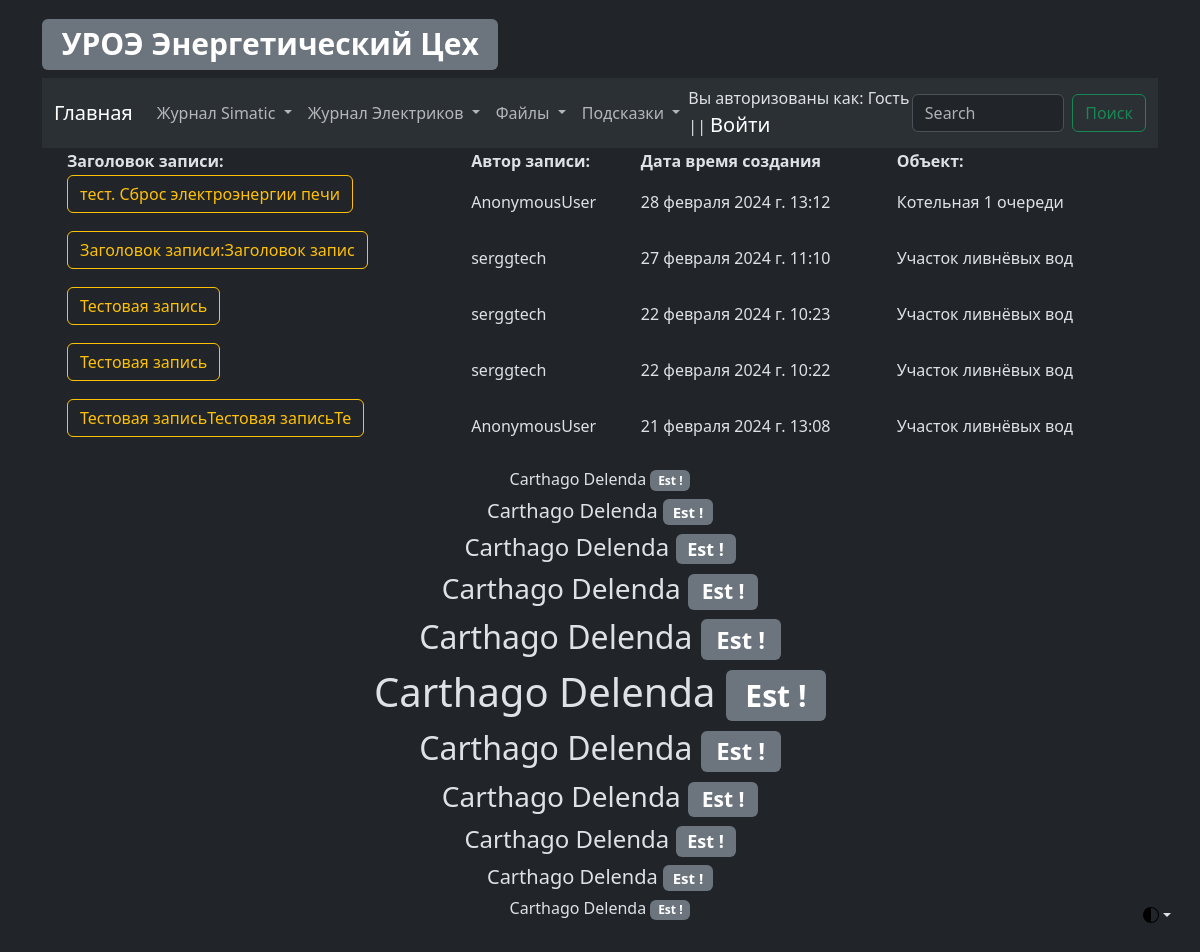
The page /as/as_log_view on the database as committed earlier.
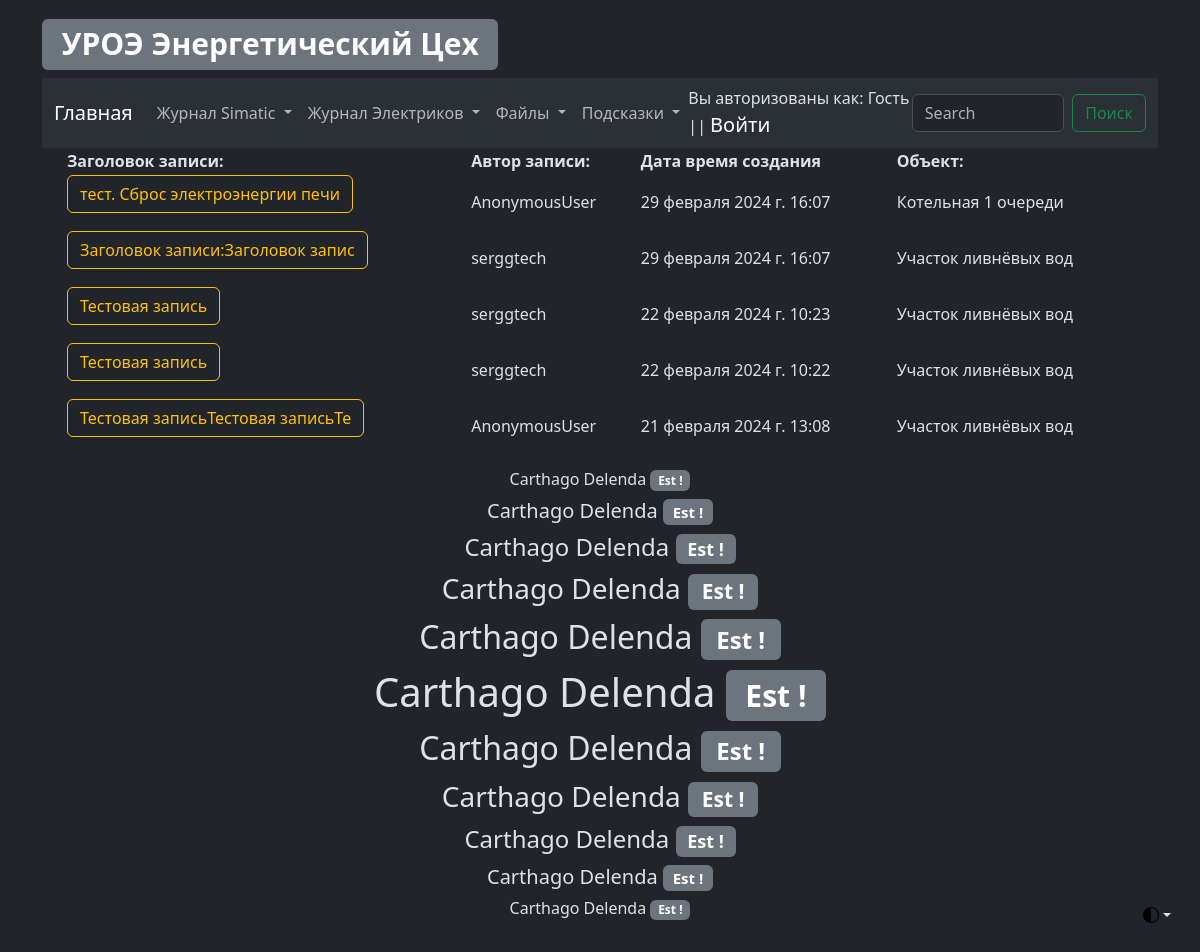
The same page on the database as committed later.
### as/models.py (models this page shows, shortened)
class ASLog(models.Model):
    record_text_title = models.CharField(
        verbose_name="Заголовок записи", max_length=100
    )
    record_text_full = models.TextField(verbose_name="Текст записи", max_length=9999)
    record_author = models.CharField(verbose_name="Автор записи", max_length=100)
    record_change_location_plc = models.BooleanField(
        verbose_name="Изменение в PLC", default=False
    )
    record_change_location_hmi = models.BooleanField(
        verbose_name="Изменение в HMI", default=False
    )
    record_data_create = models.DateTimeField(
        verbose_name="Дата создания записи", auto_now=True
    )
    record_object = models.ForeignKey(
        EncObject,
        related_name="as_log_object",
        on_delete=models.CASCADE,
        blank=True,
        verbose_name="Объект",
    )
    record_electrical_room = models.ForeignKey(
        EncElectricalRoom,
        related_name="as_log_electrical_room",
        on_delete=models.CASCADE,
        blank=True,
        verbose_name="Электропомещение",
    )
    record_project = models.ForeignKey(
        EncProject,
        related_name="as_log_project",
        on_delete=models.CASCADE,
        blank=True,
        verbose_name="Проект",
    )
    record_mechanism = models.ForeignKey(
        EncMechanism,
        related_name="as_log_mechanism",
        on_delete=models.CASCADE,
        blank=True,
        verbose_name="Механизм",
    )
    class Meta:
        verbose_name = "Запись Simatic"
        verbose_name_plural = "Записи Simatic"

### Enc_object/models.py (models this page shows, shortened)
class EncObject(models.Model):
    title = models.CharField(verbose_name="Объект", max_length=100)
    title_description = models.CharField(
        verbose_name="Описание объекта", max_length=100
    )
    slug = models.SlugField(max_length=50, unique=True)
    def __str__(self):
        return f"{self.title}"
    class Meta:
        verbose_name = "Объект"
        verbose_name_plural = "Объекты"

### as/views.py (the view)
# urls.py: path("as_log_view", as_log_view, name="as_log_view"),
def as_log_view(request):
    all_automation_log = ASLog.objects.order_by("-id")[:10]
    return render(
        request,
        template_name="as/log/log_view.html",
        context={
            "title": "Просмотр журнала",
            "all_automation_log": all_automation_log,
        },
    )

### as/templates/as/log/log_view.html (shortened to what this page needs)
{% extends 'template_0.html' %}
{% block automation_log_view %}
<div class="container">
    <table align="center" width="100%">
        <tr>
            <th>Заголовок записи:</th>
            <th>Автор записи:</th>
            <th>Дата время создания</th>
            <th>Объект:</th>
        </tr>
        {% for record in all_automation_log %}
        <tr id="{{ record.id }}">
            <td>
                <p class="d-inline-flex gap-1">
                    <a aria-controls="collapseExample{{ record.id }}" aria-expanded="false"
                       class="btn btn-outline-warning"
                       data-bs-toggle="collapse" href="#collapseExample{{ record.id }}" role="button">
                        {{ record.record_text_title | safe | slice:32 }}
                    </a>
                </p>
            </td>
            <td>{{ record.record_author }}</td>
            <td>{{ record.record_data_create }}</td>
            <td>{{ record.record_object }}</td>
        </tr>
        {% endfor %}
    </table>
</div>
{% endblock %}

Rows that differ between the two databases and show on the page:
changed ASLog "тест. Сброс электроэнергии печи": record_data_create "28 февраля 2024 г. 13:12" → "29 февраля 2024 г. 16:07"
changed ASLog "Заголовок записи:Заголовок запис": record_data_create "27 февраля 2024 г. 11:10" → "29 февраля 2024 г. 16:07"
